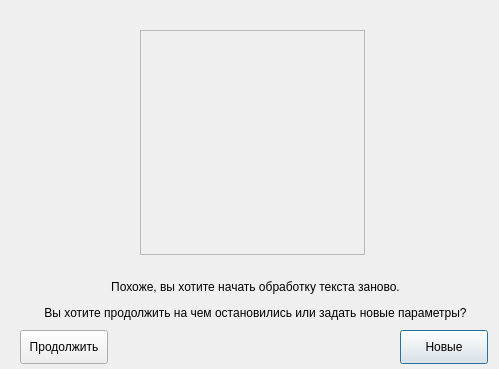
<?xml version="1.0" encoding="UTF-8"?>
<ui version="4.0">
 <class>StopDialog</class>
 <widget class="QDialog" name="StopDialog">
  <property name="geometry">
   <rect>
    <x>0</x>
    <y>0</y>
    <width>499</width>
    <height>369</height>
   </rect>
  </property>
  <property name="minimumSize">
   <size>
    <width>499</width>
    <height>369</height>
   </size>
  </property>
  <property name="maximumSize">
   <size>
    <width>499</width>
    <height>369</height>
   </size>
  </property>
  <property name="windowTitle">
   <string>Dialog</string>
  </property>
  <widget class="QFrame" name="frame">
   <property name="geometry">
    <rect>
     <x>140</x>
     <y>30</y>
     <width>225</width>
     <height>225</height>
    </rect>
   </property>
   <property name="maximumSize">
    <size>
     <width>225</width>
     <height>225</height>
    </size>
   </property>
   <property name="frameShape">
    <enum>QFrame::Shape::StyledPanel</enum>
   </property>
   <property name="frameShadow">
    <enum>QFrame::Shadow::Raised</enum>
   </property>
  </widget>
  <widget class="QLabel" name="label">
   <property name="geometry">
    <rect>
     <x>0</x>
     <y>260</y>
     <width>511</width>
     <height>81</height>
    </rect>
   </property>
   <property name="text">
    <string>&lt;html&gt;&lt;head/&gt;&lt;body&gt;&lt;p align=&quot;center&quot;&gt;Похоже, вы хотите начать обработку текста заново.&lt;/p&gt;&lt;p align=&quot;center&quot;&gt;Вы хотите продолжить на чем остановились или задать новые параметры?&lt;/p&gt;&lt;/body&gt;&lt;/html&gt;</string>
   </property>
  </widget>
  <widget class="QPushButton" name="StartFromZeroButton">
   <property name="geometry">
    <rect>
     <x>400</x>
     <y>330</y>
     <width>88</width>
     <height>34</height>
    </rect>
   </property>
   <property name="text">
    <string>Новые</string>
   </property>
  </widget>
  <widget class="QPushButton" name="ContinueButton">
   <property name="geometry">
    <rect>
     <x>20</x>
     <y>330</y>
     <width>88</width>
     <height>34</height>
    </rect>
   </property>
   <property name="text">
    <string>Продолжить</string>
   </property>
  </widget>
 </widget>
 <resources/>
 <connections/>
</ui>
